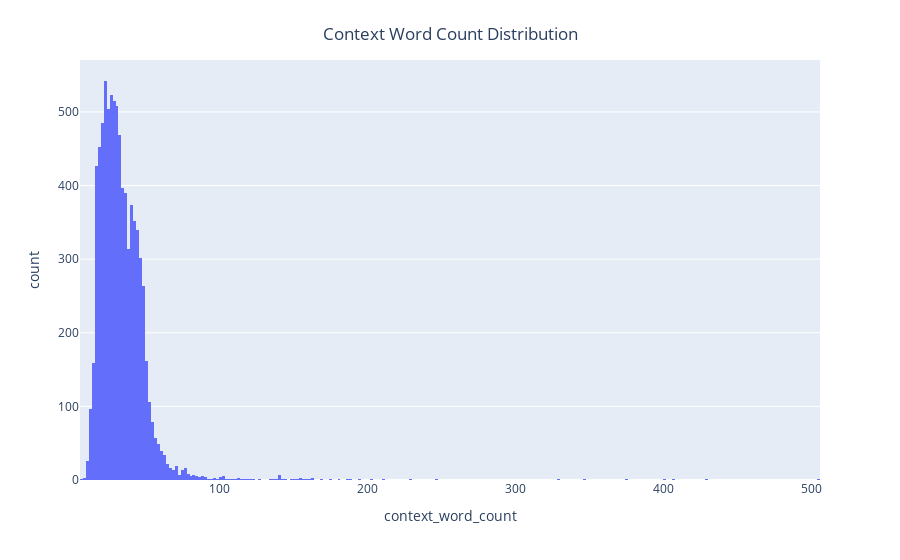

Here is the notebook cell this chart was saved with:
### Code cell
fig_wc_dist = px.histogram(df, x='context_word_count')
fig_wc_dist.update_layout(
    title={
        'text': "Context Word Count Distribution",
        'y':0.95,
        'x':0.5,
        'xanchor': 'center',
        'yanchor': 'top'
    }
)
fig_wc_dist.show()

### Figure 1 — Plotly figure (JSON) as saved in the notebook; plotly's stock layout.template omitted (floating-point values rounded to 4 significant figures; data arrays with more than 128 entries replaced by an {"elided": "..."} marker saying what was removed)
{"data": [{"alignmentgroup": "True", "bingroup": "x", "hovertemplate": "context_word_count=%{x}<br>count=%{y}<extra></extra>", "legendgroup": "", "marker": {"color": "#636efa", "pattern": {"shape": ""}}, "name": "", "offsetgroup": "", "orientation": "v", "showlegend": false, "type": "histogram", "x": {"elided": "8194 int values"}, "xaxis": "x", "yaxis": "y"}], "layout": {"barmode": "relative", "legend": {"tracegroupgap": 0}, "margin": {"t": 60}, "title": {"text": "Context Word Count Distribution", "x": 0.5, "xanchor": "center", "y": 0.95, "yanchor": "top"}, "xaxis": {"anchor": "y", "domain": [0, 1], "title": {"text": "context_word_count"}}, "yaxis": {"anchor": "x", "domain": [0, 1], "title": {"text": "count"}}}}
